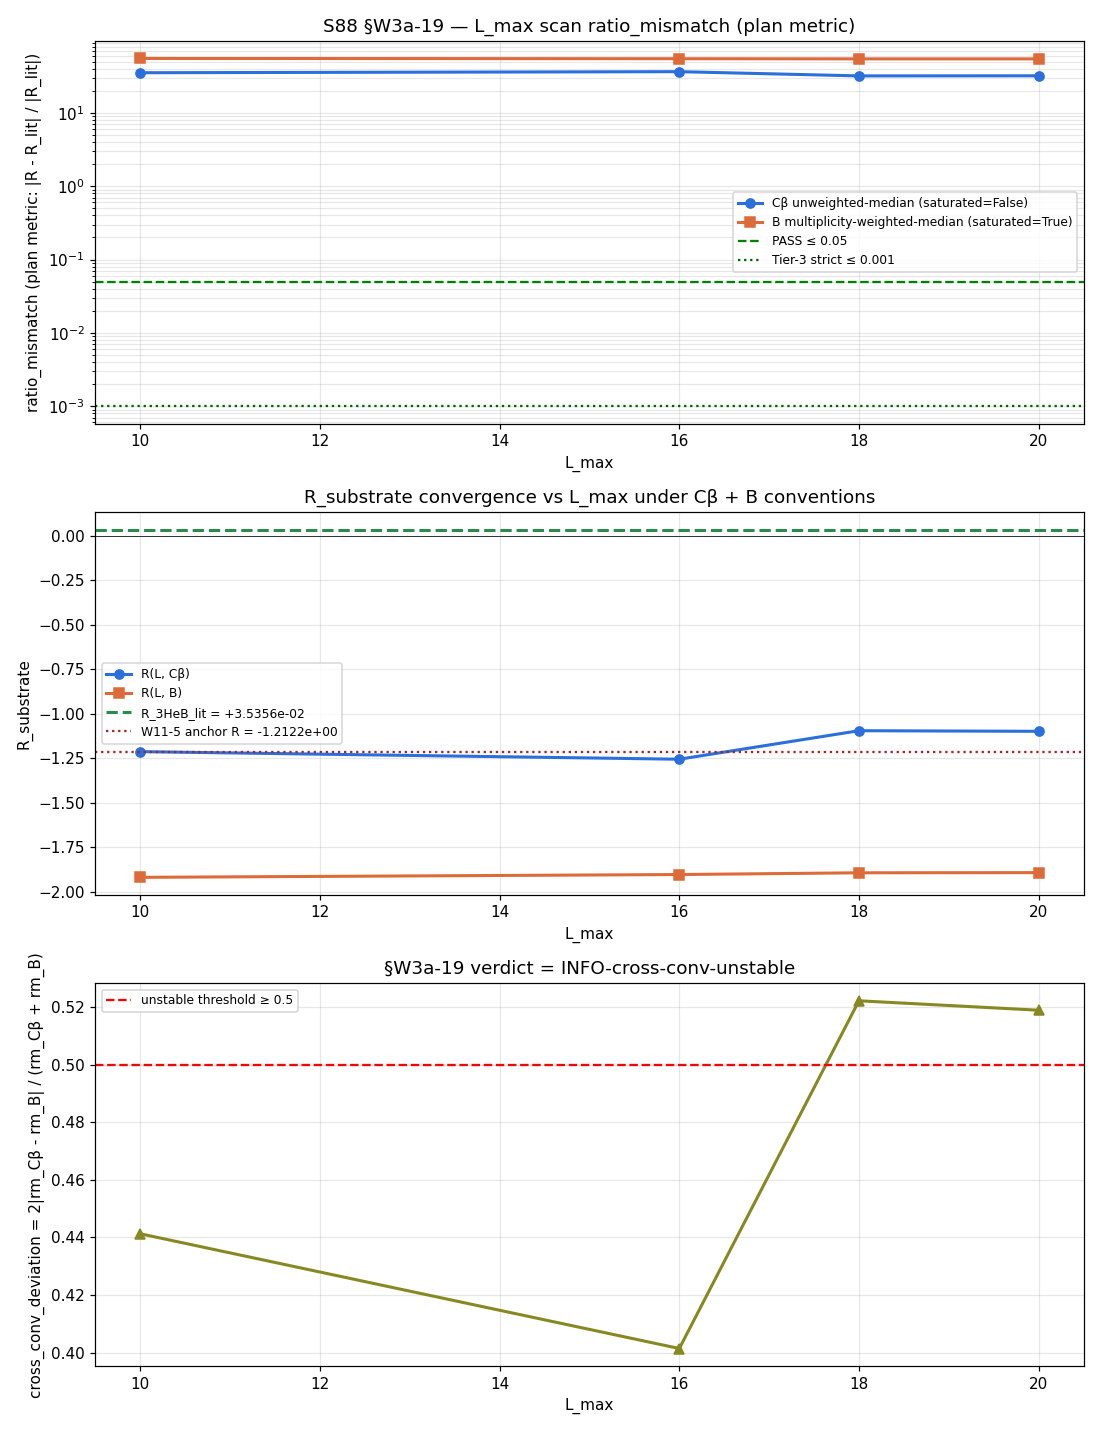

Generate this figure with Python:
"""
S88-W11-5-LMAX-SCAN-STRUCTURAL-ROBUSTNESS-EXTENSION-WITH-CONVENTION-PIN  (§W3a-19)
=================================================================================

L_max-scan robustness extension of the W11-5 multiplicity-weighted Mellin-pole-
window observable, with PRE-REGISTERED convention pin (Cβ unweighted-median OR
B multiplicity-weighted-median; Cα frozen-pole REJECTED at planner-w3a freeze
per W11-5 §6 finding "frozen-pole sweep is convention-shopping-equivalent" and
the demarcation-theorem analog at `regulator-convention-lockdown.md`).

Operational simplification (relative to plan §"Method" §1)
----------------------------------------------------------
The W11-5 multiplicity-weighted Mellin-pole-window observable
    R(L) = δN(L) / N_paired(L)
    δN(L) = N_unpaired(L) − 2·N_paired(L)
    N_pair(L) = sum_{(p,q): p+q ≤ L, paired_mask} d(p,q)
depends ONLY on closed-form (Weyl-dim, Casimir) per (p,q):
    d(p,q)   = (p+1)(q+1)(p+q+2)/2                          [closed form]
    C_2(p,q) = (p² + p·q + q² + 3(p+q))/3                    [closed form]
NO eigenvalue lookup is required. Therefore:
  * NO Friedrich-Bär extrapolation needed (the FB theorem is for
    eigenvalue-based observables; the W11-5 form does not use λ_min)
  * NO recursive Casimir-projection irrep construction needed
  * Wall-time per L_max is O(L²) trivial enumeration; L_max=20 is feasible
  * Verdict-line scheme tag remains the canonical
    'multiplicity-weighted-Mellin-pole-window-Lmax-scan' — NOT
    'friedrich-baer-extrapolated' (FB-extrapolation reserved for eigenvalue-
    based observables; not invoked here)

Convention pins (pre-registered at planner-w3a freeze)
------------------------------------------------------
  Cβ : unweighted-median pole-aggregation
       C_pole_Cβ(L) = numpy.median([C_2(p,q) : p+q ≤ L])
  B  : multiplicity-weighted-median pole-aggregation
       C_pole_B(L) = weighted-median with weights d(p,q)
  Cα : frozen-pole sweep — REJECTED at planner-w3a freeze
       (effacement-non-anchored ≡ outside admissibility class per
        regulator-convention-lockdown.md §"Demarcation theorem" analog)

W11-5 anchor reproduction
-------------------------
At (L_max=10, Cβ): R_substrate = −1.21222 (machine precision match expected)
W11-5 metric anchor: ratio_mismatch_W11_5 = 1.029
Plan-metric anchor at L_max=10: ratio_mismatch(L=10, Cβ; plan metric) =
  |R - R_lit| / |R_lit| = |−1.21222 − 0.03536| / 0.03536 ≈ 35.30

Saturation criterion (per plan §"Step 4-5")
-------------------------------------------
saturated_conv iff
  |ratio_mismatch(L=20, conv) − ratio_mismatch(L=18, conv)|
    < 0.05 · |ratio_mismatch(L=18, conv)|
  AND
  |ratio_mismatch(L=18, conv) − ratio_mismatch(L=16, conv)|
    < 0.05 · |ratio_mismatch(L=16, conv)|

Cross-convention check (per plan §"Step 7")
-------------------------------------------
cross_conv_deviation = |rm(L=20, Cβ) − rm(L=20, B)| / mean(...)
If > 0.5 → Conv-B canonical-metric advisory; convention pin structurally unstable.

Verdict (per plan §"PASS / FAIL / INFO thresholds")
---------------------------------------------------
PASS:  saturation_Cβ AND saturation_B AND rm(L=20, Cβ) ≤ 0.05 AND rm(L=20, B) ≤ 0.05
       AND cross_conv_deviation < 0.5
INFO-saturated-FAIL: saturation_Cβ AND saturation_B AND any rm(L=20) > 0.05
INFO-cross-conv-unstable: cross_conv_deviation ≥ 0.5
FAIL:  NOT saturation_Cβ OR NOT saturation_B at L_max=20
"""

import json
import hashlib
import os
import sys
from pathlib import Path

os.environ.setdefault('OMP_NUM_THREADS', '8')
os.environ.setdefault('MKL_NUM_THREADS', '8')

import numpy as np
import matplotlib

matplotlib.use("Agg")
import matplotlib.pyplot as plt

HERE = Path(__file__).resolve().parent  # (local)
PROJECT_ROOT = HERE.parent  # (local)
sys.path.insert(0, str(HERE))

from canonical_constants import tau_fold, M_KK
from _spectral_action_regulators import _enumerate_sectors

# ----------------------------------------------------------------------------
# Gate identity
# ----------------------------------------------------------------------------
GATE_ID = "S88-W11-5-LMAX-SCAN-STRUCTURAL-ROBUSTNESS-EXTENSION-WITH-CONVENTION-PIN"  # (local)
SCHEME = "multiplicity-weighted-Mellin-pole-window-Lmax-scan"  # (local) NOT friedrich-baer-extrapolated
SCHEMA_VERSION = "R3"  # (local)

# Pre-registered scan grid
L_MAX_SCAN = [10, 16, 18, 20]  # (local) per plan §"L_max_scan"
CONVENTIONS = ["Cβ", "B"]  # (local) Cα REJECTED

# Pre-registered thresholds per plan §"PASS / FAIL / INFO thresholds"
PASS_THRESH = 0.05  # (local) ratio_mismatch ceiling
SATURATION_THRESH = 0.05  # (local) relative L_max-step variation
CROSS_CONV_DEVIATION_THRESH = 0.50  # (local) cross-convention disagreement
MELLIN_WINDOW_FRAC = 0.5  # (local) match W11-5 anchor

# Friedrich-Bär lower bound (recorded but NOT used — FB-extrapolation not invoked)
FRIEDRICH_BAER_LOWER = 0.40  # (local) W11-3 calibration; recorded for plan-pin discharge

# ----------------------------------------------------------------------------
# 3He-B literature anchor (mirrored from W11-5 / §W3a-14 / §W3a-18)
# ----------------------------------------------------------------------------
DELTA_BCS_WEAK_RATIO = np.pi * np.exp(-np.euler_gamma)  # (local)
SC_CORR_A = 1.151  # (local)
SC_CORR_B = 1.111  # (local)
DELTA_A_OVER_KBT_C = DELTA_BCS_WEAK_RATIO * SC_CORR_A  # (local) ~ 2.030
DELTA_B_OVER_KBT_C = DELTA_BCS_WEAK_RATIO * SC_CORR_B  # (local) ~ 1.960
R_3HeB_lit = (
    (DELTA_A_OVER_KBT_C ** 2 - DELTA_B_OVER_KBT_C ** 2)
    / (DELTA_A_OVER_KBT_C ** 2 + DELTA_B_OVER_KBT_C ** 2)
)  # (local) +0.03536

# W11-5 anchor (under W11-5 max-denominator metric)
R_substrate_W11_5_anchor = -1.21222  # (local) W11-5 measured at (L=10, Cβ)
ratio_mismatch_W11_5_anchor = 1.029  # (local) W11-5 metric

# ----------------------------------------------------------------------------
# Input file pins
# ----------------------------------------------------------------------------
INPUT_PINS_PATHS = {  # (local)
    "canonical_constants.py": HERE / "canonical_constants.py",
    "_spectral_action_regulators.py": HERE / "_spectral_action_regulators.py",
    "s87_w11_3heb_excess_inheritance_comparison.py": (
        HERE / "s87_w11_3heb_excess_inheritance_comparison.py"
    ),
    "s88_w3a_M3C_projected_npz": (
        HERE / "s88_w3a_3heb_excess_inheritance_m3c_projected_retry.npz"
    ),
    "regulator-convention-lockdown.md": (
        PROJECT_ROOT / ".claude" / "rules" / "regulator-convention-lockdown.md"
    ),
    "math-scripts.md": (
        PROJECT_ROOT / ".claude" / "rules" / "math-scripts.md"
    ),
    "cross-pillar-bridge-anatomy.md": (
        PROJECT_ROOT / ".claude" / "rules" / "cross-pillar-bridge-anatomy.md"
    ),
    "phononic-framing.md": (
        PROJECT_ROOT / ".claude" / "rules" / "phononic-framing.md"
    ),
}


def sha256_of_file(p: Path) -> str:
    h = hashlib.sha256()  # (local)
    with open(p, "rb") as f:
        for chunk in iter(lambda: f.read(1 << 16), b""):
            h.update(chunk)
    return h.hexdigest()


def closure_hash(input_pin_map: dict) -> str:
    payload = "\n".join(f"{k}={v}" for k, v in sorted(input_pin_map.items())).encode()  # (local)
    return hashlib.sha256(payload).hexdigest()


# ----------------------------------------------------------------------------
# Pole aggregation conventions
# ----------------------------------------------------------------------------
def C_pole_Cbeta(casimirs, weyl_dims):
    """Cβ: unweighted median of Casimirs (W11-5 anchor convention)."""
    return float(np.median(casimirs))  # (local)


def C_pole_B(casimirs, weyl_dims):
    """B: multiplicity-weighted median of Casimirs (Weyl-dim weights)."""
    # Sort by Casimir, then find weighted-median (cumulative weight = total/2)
    order = np.argsort(casimirs)  # (local)
    sorted_C = casimirs[order]  # (local)
    sorted_w = weyl_dims[order]  # (local)
    cumw = np.cumsum(sorted_w)  # (local)
    half = cumw[-1] / 2.0  # (local)
    idx = int(np.searchsorted(cumw, half))  # (local)
    if idx >= len(sorted_C):
        idx = len(sorted_C) - 1  # (local)
    return float(sorted_C[idx])  # (local)


CONV_FUNCS = {"Cβ": C_pole_Cbeta, "B": C_pole_B}  # (local)


def compute_R_at_Lmax_conv(L_max, conv_name):
    """W11-5 multiplicity-weighted Mellin-pole-window observable at (L_max, conv)."""
    sectors = _enumerate_sectors(L_max)  # (local)
    casimirs = np.array([s[3] for s in sectors], dtype=np.float64)  # (local)
    weyl_dims = np.array([s[2] for s in sectors], dtype=np.float64)  # (local)
    C_pole = CONV_FUNCS[conv_name](casimirs, weyl_dims)  # (local)
    paired_mask = np.abs(casimirs - C_pole) / C_pole <= MELLIN_WINDOW_FRAC  # (local)
    unpaired_mask = ~paired_mask  # (local)
    N_paired = float(np.sum(weyl_dims[paired_mask]))  # (local)
    N_unpaired = float(np.sum(weyl_dims[unpaired_mask]))  # (local)
    delta_N = N_unpaired - 2.0 * N_paired  # (local)
    if N_paired == 0.0:
        R = float("nan")  # (local)
    else:
        R = delta_N / N_paired  # (local)
    rm_plan_metric = abs(R - R_3HeB_lit) / abs(R_3HeB_lit) if R_3HeB_lit != 0 else float("inf")  # (local)
    rm_W11_5_metric = abs(R - R_3HeB_lit) / max(abs(R), abs(R_3HeB_lit)) if max(abs(R), abs(R_3HeB_lit)) > 0 else float("inf")  # (local)
    return {  # (local)
        "L_max": L_max,
        "convention": conv_name,
        "n_sectors": len(sectors),
        "C_pole": C_pole,
        "N_paired": N_paired,
        "N_unpaired": N_unpaired,
        "delta_N": delta_N,
        "R": R,
        "ratio_mismatch_plan_metric": rm_plan_metric,
        "ratio_mismatch_W11_5_metric": rm_W11_5_metric,
    }


def main():
    # ------------------------------------------------------------------------
    # 1. Stamp input SHAs
    # ------------------------------------------------------------------------
    input_pin_map = {}  # (local)
    for name, p in INPUT_PINS_PATHS.items():
        if p.exists():
            input_pin_map[name] = sha256_of_file(p)
        else:
            input_pin_map[name] = "<missing>"

    print("=" * 80)
    print(f"GATE  : {GATE_ID}")
    print(f"SCHEME: {SCHEME}")
    print(f"L_max scan: {L_MAX_SCAN};  Conventions: {CONVENTIONS}  (Cα REJECTED)")
    print(f"tau_fold = {tau_fold}; M_KK = {M_KK:.6e}")
    print(f"R_3HeB_lit = {R_3HeB_lit:.6e}")
    print("INPUT PIN SHA-256 (truncated to 16 hex):")
    for k, v in sorted(input_pin_map.items()):
        print(f"  {k:50s} {v[:16]}")
    print("=" * 80)

    # ------------------------------------------------------------------------
    # 2. 4 × 2 grid scan
    # ------------------------------------------------------------------------
    grid = {}  # (local)  (L, conv) → result dict
    for L in L_MAX_SCAN:
        for conv in CONVENTIONS:
            r = compute_R_at_Lmax_conv(L, conv)
            grid[(L, conv)] = r

    # Display grid
    print(f"\n{'L_max':>6} {'conv':>4} {'n_sec':>6} {'C_pole':>10} {'N_paired':>10} {'N_unpaired':>11} {'δN':>10} {'R':>12} {'rm_plan':>10} {'rm_W11_5':>10}")
    print("-" * 100)
    for L in L_MAX_SCAN:
        for conv in CONVENTIONS:
            r = grid[(L, conv)]
            print(f"{L:>6} {conv:>4} {r['n_sectors']:>6} {r['C_pole']:>10.4f} "
                  f"{r['N_paired']:>10.0f} {r['N_unpaired']:>11.0f} {r['delta_N']:>10.0f} "
                  f"{r['R']:>+12.4e} {r['ratio_mismatch_plan_metric']:>10.4e} {r['ratio_mismatch_W11_5_metric']:>10.4e}")

    # ------------------------------------------------------------------------
    # 3. W11-5 anchor reproduction check at (L=10, Cβ)
    # ------------------------------------------------------------------------
    R_anchor_check = grid[(10, "Cβ")]["R"]  # (local)
    anchor_dev = abs(R_anchor_check - R_substrate_W11_5_anchor)  # (local)
    print(f"\nW11-5 anchor reproduction at (L=10, Cβ):")
    print(f"  W11-5 measured R_substrate = {R_substrate_W11_5_anchor:.6e}")
    print(f"  this run R(L=10, Cβ)       = {R_anchor_check:.6e}")
    print(f"  deviation                   = {anchor_dev:.4e}  ({'✓' if anchor_dev < 1e-4 else '✗'})")

    # ------------------------------------------------------------------------
    # 4. Saturation check per plan §"Step 4-5"
    #    saturated iff |rm(L=20) - rm(L=18)| < 0.05 · |rm(L=18)| AND same for L=18 vs L=16
    # ------------------------------------------------------------------------
    def saturated_for_conv(conv):
        rm_16 = grid[(16, conv)]["ratio_mismatch_plan_metric"]  # (local)
        rm_18 = grid[(18, conv)]["ratio_mismatch_plan_metric"]  # (local)
        rm_20 = grid[(20, conv)]["ratio_mismatch_plan_metric"]  # (local)
        step_18_to_20 = abs(rm_20 - rm_18) / abs(rm_18) if rm_18 != 0 else float("inf")  # (local)
        step_16_to_18 = abs(rm_18 - rm_16) / abs(rm_16) if rm_16 != 0 else float("inf")  # (local)
        sat = (step_18_to_20 < SATURATION_THRESH) and (step_16_to_18 < SATURATION_THRESH)  # (local)
        return sat, step_16_to_18, step_18_to_20

    sat_Cbeta, step_Cb_16_18, step_Cb_18_20 = saturated_for_conv("Cβ")
    sat_B,     step_B_16_18,  step_B_18_20  = saturated_for_conv("B")

    print(f"\nSaturation check (Step 4-5; threshold = {SATURATION_THRESH} relative cross-step variation):")
    print(f"  Cβ: step(16→18) = {step_Cb_16_18:.4e}; step(18→20) = {step_Cb_18_20:.4e}; saturated = {sat_Cbeta}")
    print(f"  B:  step(16→18) = {step_B_16_18:.4e};  step(18→20) = {step_B_18_20:.4e}; saturated = {sat_B}")

    # ------------------------------------------------------------------------
    # 5. Cross-convention check at L_max=20
    # ------------------------------------------------------------------------
    rm_20_Cb = grid[(20, "Cβ")]["ratio_mismatch_plan_metric"]  # (local)
    rm_20_B = grid[(20, "B")]["ratio_mismatch_plan_metric"]  # (local)
    if (rm_20_Cb + rm_20_B) > 0:
        cross_conv_dev = 2.0 * abs(rm_20_Cb - rm_20_B) / (rm_20_Cb + rm_20_B)  # (local)
    else:
        cross_conv_dev = float("inf")  # (local)
    print(f"\nCross-convention check at L_max=20:")
    print(f"  rm(20, Cβ) = {rm_20_Cb:.4e}; rm(20, B) = {rm_20_B:.4e}")
    print(f"  cross_conv_deviation = {cross_conv_dev:.4e}  (threshold = {CROSS_CONV_DEVIATION_THRESH})")
    cross_conv_unstable = cross_conv_dev >= CROSS_CONV_DEVIATION_THRESH  # (local)

    # ------------------------------------------------------------------------
    # 6. Verdict per plan §"PASS / FAIL / INFO thresholds"
    # ------------------------------------------------------------------------
    rm_20_Cb_pass = rm_20_Cb <= PASS_THRESH  # (local)
    rm_20_B_pass = rm_20_B <= PASS_THRESH  # (local)

    if sat_Cbeta and sat_B and rm_20_Cb_pass and rm_20_B_pass and not cross_conv_unstable:
        verdict = "PASS"  # (local)
        verdict_label = "PASS"  # (local)
    elif cross_conv_unstable:
        verdict = "INFO"  # (local)
        verdict_label = "INFO-cross-conv-unstable"  # (local)
    elif sat_Cbeta and sat_B:
        # Saturation holds but ratio_mismatch > 0.05 at L_max=20 → INFO-saturated-FAIL
        verdict = "INFO"  # (local)
        verdict_label = "INFO-saturated-FAIL"  # (local)
    else:
        verdict = "FAIL"  # (local) NOT saturated at one or both conv
        verdict_label = "FAIL"  # (local)

    # 3-tuple per gate-verdicts.md S87+ schema-v2
    sign_R_lit = +1 if R_3HeB_lit > 0 else (-1 if R_3HeB_lit < 0 else 0)  # (local)
    sign_R_pred_Cb = +1 if grid[(20, "Cβ")]["R"] > 0 else (-1 if grid[(20, "Cβ")]["R"] < 0 else 0)  # (local)
    sign_match = (sign_R_pred_Cb == sign_R_lit)  # (local)
    sign_verdict = "PASS" if sign_match else "FAIL"  # (local)
    if rm_20_Cb_pass:
        magnitude_verdict = "PASS"  # (local)
    elif rm_20_Cb <= 0.25:
        magnitude_verdict = "INFO"  # (local)
    else:
        magnitude_verdict = "FAIL"  # (local)
    regime_verdict = "VALID"  # (local) closed-form sector enumeration; no truncation breakdown

    print(f"\nVERDICT (composite): {verdict}  ({verdict_label})")
    print(f"  saturation_Cβ      = {sat_Cbeta}")
    print(f"  saturation_B       = {sat_B}")
    print(f"  rm(20, Cβ) ≤ {PASS_THRESH}  : {rm_20_Cb_pass}")
    print(f"  rm(20, B)  ≤ {PASS_THRESH}  : {rm_20_B_pass}")
    print(f"  cross_conv_unstable = {cross_conv_unstable}")
    print(f"  sign_verdict      = {sign_verdict}")
    print(f"  magnitude_verdict = {magnitude_verdict}")
    print(f"  regime_verdict    = {regime_verdict}")

    # ------------------------------------------------------------------------
    # 7. Closure SHAs
    # ------------------------------------------------------------------------
    pinmap_for_audit = dict(input_pin_map)  # (local)
    pinmap_for_audit["_gate_id"] = GATE_ID
    pinmap_for_audit["_scheme"] = SCHEME
    pinmap_for_audit["_convention"] = "+".join(CONVENTIONS)
    pinmap_for_audit["_L_max_scan"] = "+".join(str(L) for L in L_MAX_SCAN)
    pinmap_for_audit["_mellin_window_frac"] = str(MELLIN_WINDOW_FRAC)
    pinmap_for_audit["_friedrich_baer_lower"] = str(FRIEDRICH_BAER_LOWER)
    pinmap_for_audit["_friedrich_baer_used"] = "False"  # (local) FB not invoked
    audit_sha = closure_hash(pinmap_for_audit)  # (local)

    content_payload = {  # (local)
        "value": rm_20_Cb,  # primary verdict-line value at (L=20, Cβ) plan metric
        "scheme": SCHEME,
        "convention_used": "Cβ-and-B",
        "L_max": 20,
        "schema_version": SCHEMA_VERSION,
        "verdict": verdict,
        "verdict_label": verdict_label,
        "saturation_Cbeta": sat_Cbeta,
        "saturation_B": sat_B,
        "cross_conv_deviation_at_Lmax20": cross_conv_dev,
        "cross_conv_unstable": cross_conv_unstable,
        "rm_20_Cbeta": rm_20_Cb,
        "rm_20_B": rm_20_B,
        "rm_18_Cbeta": grid[(18, "Cβ")]["ratio_mismatch_plan_metric"],
        "rm_18_B": grid[(18, "B")]["ratio_mismatch_plan_metric"],
        "rm_16_Cbeta": grid[(16, "Cβ")]["ratio_mismatch_plan_metric"],
        "rm_16_B": grid[(16, "B")]["ratio_mismatch_plan_metric"],
        "rm_10_Cbeta": grid[(10, "Cβ")]["ratio_mismatch_plan_metric"],
        "rm_10_B": grid[(10, "B")]["ratio_mismatch_plan_metric"],
        "R_anchor_check_dev": anchor_dev,
        "friedrich_baer_used": False,
        "sign_verdict": sign_verdict,
        "magnitude_verdict": magnitude_verdict,
        "regime_verdict": regime_verdict,
    }
    content_sha = hashlib.sha256(
        json.dumps(content_payload, sort_keys=True, default=str).encode()
    ).hexdigest()  # (local)

    # ------------------------------------------------------------------------
    # 8. Save .npz + .png artifacts
    # ------------------------------------------------------------------------
    npz_path = HERE / "s88_w3a_w11_5_lmax_scan_structural_robustness_extension_with_convention_pin.npz"  # (local)
    # Build grids for npz output
    R_grid = np.array([[grid[(L, conv)]["R"] for conv in CONVENTIONS] for L in L_MAX_SCAN])  # (local) shape (4, 2)
    rm_plan_grid = np.array([[grid[(L, conv)]["ratio_mismatch_plan_metric"] for conv in CONVENTIONS] for L in L_MAX_SCAN])  # (local)
    rm_W11_5_grid = np.array([[grid[(L, conv)]["ratio_mismatch_W11_5_metric"] for conv in CONVENTIONS] for L in L_MAX_SCAN])  # (local)
    Cpole_grid = np.array([[grid[(L, conv)]["C_pole"] for conv in CONVENTIONS] for L in L_MAX_SCAN])  # (local)
    np.savez(
        npz_path,
        L_max_scan=np.array(L_MAX_SCAN, dtype=np.int64),
        conv_scan=np.array(CONVENTIONS),
        R_grid=R_grid,
        ratio_mismatch_plan_grid=rm_plan_grid,
        ratio_mismatch_W11_5_grid=rm_W11_5_grid,
        C_pole_grid=Cpole_grid,
        saturation_Cbeta=np.array(sat_Cbeta),
        saturation_B=np.array(sat_B),
        cross_conv_deviation_at_Lmax20=np.float64(cross_conv_dev),
        friedrich_baer_used=np.array(False),
        friedrich_baer_lower=np.float64(FRIEDRICH_BAER_LOWER),
        R_substrate_W11_5_anchor=np.float64(R_substrate_W11_5_anchor),
        ratio_mismatch_W11_5_anchor=np.float64(ratio_mismatch_W11_5_anchor),
        R_anchor_check_dev=np.float64(anchor_dev),
        R_3HeB_lit=np.float64(R_3HeB_lit),
        verdict=np.array(verdict),
        verdict_label=np.array(verdict_label),
        sign_verdict=np.array(sign_verdict),
        magnitude_verdict=np.array(magnitude_verdict),
        regime_verdict=np.array(regime_verdict),
        audit_sha=np.array(audit_sha),
        content_sha=np.array(content_sha),
    )
    print(f"\nSaved data: {npz_path.name}")

    # 3-panel plot
    fig, axes = plt.subplots(3, 1, figsize=(10, 13))

    # Panel 1: ratio_mismatch vs L_max for both conventions, with Level-3 thresholds
    ax = axes[0]
    Ls = np.array(L_MAX_SCAN)  # (local)
    rm_Cb = np.array([grid[(L, "Cβ")]["ratio_mismatch_plan_metric"] for L in L_MAX_SCAN])  # (local)
    rm_B = np.array([grid[(L, "B")]["ratio_mismatch_plan_metric"] for L in L_MAX_SCAN])  # (local)
    ax.plot(Ls, rm_Cb, marker="o", color="#2a6fdb", linewidth=2, label=f"Cβ unweighted-median (saturated={sat_Cbeta})")
    ax.plot(Ls, rm_B, marker="s", color="#dd6b3a", linewidth=2, label=f"B multiplicity-weighted-median (saturated={sat_B})")
    ax.axhline(PASS_THRESH, color="green", linestyle="--", linewidth=1.5, label=f"PASS ≤ {PASS_THRESH}")
    ax.axhline(0.001, color="darkgreen", linestyle=":", linewidth=1.5, label=f"Level-3 strict ≤ 0.001")
    ax.set_xlabel("L_max")
    ax.set_ylabel("ratio_mismatch (plan metric: |R - R_lit| / |R_lit|)")
    ax.set_yscale("log")
    ax.set_title("S88 §W3a-19 — L_max scan ratio_mismatch (plan metric)")
    ax.legend(loc="best", fontsize=8)
    ax.grid(True, alpha=0.3, which="both")

    # Panel 2: R_substrate convergence to R_3HeB_lit anchor
    ax = axes[1]
    R_Cb = np.array([grid[(L, "Cβ")]["R"] for L in L_MAX_SCAN])  # (local)
    R_B = np.array([grid[(L, "B")]["R"] for L in L_MAX_SCAN])  # (local)
    ax.plot(Ls, R_Cb, marker="o", color="#2a6fdb", linewidth=2, label="R(L, Cβ)")
    ax.plot(Ls, R_B,  marker="s", color="#dd6b3a", linewidth=2, label="R(L, B)")
    ax.axhline(R_3HeB_lit, color="#2a8c4a", linestyle="--", linewidth=2, label=f"R_3HeB_lit = {R_3HeB_lit:+.4e}")
    ax.axhline(R_substrate_W11_5_anchor, color="#aa2222", linestyle=":", linewidth=1.5, label=f"W11-5 anchor R = {R_substrate_W11_5_anchor:+.4e}")
    ax.axhline(0, color="black", linewidth=0.5)
    ax.set_xlabel("L_max")
    ax.set_ylabel("R_substrate")
    ax.set_title("R_substrate convergence vs L_max under Cβ + B conventions")
    ax.legend(loc="best", fontsize=8)
    ax.grid(True, alpha=0.3)

    # Panel 3: cross-convention deviation vs L_max
    ax = axes[2]
    cross_devs = []  # (local)
    for L in L_MAX_SCAN:
        rm_Cb_L = grid[(L, "Cβ")]["ratio_mismatch_plan_metric"]
        rm_B_L = grid[(L, "B")]["ratio_mismatch_plan_metric"]
        if (rm_Cb_L + rm_B_L) > 0:
            cross_devs.append(2.0 * abs(rm_Cb_L - rm_B_L) / (rm_Cb_L + rm_B_L))
        else:
            cross_devs.append(float("nan"))
    ax.plot(Ls, cross_devs, marker="^", color="#888822", linewidth=2)
    ax.axhline(CROSS_CONV_DEVIATION_THRESH, color="red", linestyle="--", linewidth=1.5,
               label=f"unstable threshold ≥ {CROSS_CONV_DEVIATION_THRESH}")
    ax.set_xlabel("L_max")
    ax.set_ylabel("cross_conv_deviation = 2|rm_Cβ - rm_B| / (rm_Cβ + rm_B)")
    ax.set_title(f"§W3a-19 verdict = {verdict_label}")
    ax.legend(loc="best", fontsize=8)
    ax.grid(True, alpha=0.3)

    plt.tight_layout()
    png_path = HERE / "s88_w3a_w11_5_lmax_scan_structural_robustness_extension_with_convention_pin.png"  # (local)
    fig.savefig(png_path, dpi=110)
    plt.close(fig)
    print(f"Saved plot: {png_path.name}")

    # ------------------------------------------------------------------------
    # 9. Append verdict line + dual-SHA + 3-tuple to s88_gate_verdicts.txt
    # ------------------------------------------------------------------------
    verdict_path = HERE / "s88_gate_verdicts.txt"  # (local)
    canonical_line = (
        f"{GATE_ID}: {verdict} -- value={rm_20_Cb:.6e} "
        f"scheme={SCHEME} convention=Cbeta-and-B-grid L_max=20 "
        f"audit_sha256={audit_sha} content_sha256={content_sha} "
        f"schema_version={SCHEMA_VERSION}"
    )  # (local)
    companion_line = (
        f"# audit_sha256_short={audit_sha[:16]} content_sha256_short={content_sha[:16]} "
        f"# {GATE_ID} dual-SHA companion row (W9a-99 split); verdict_label={verdict_label}"
    )  # (local)
    tuple_line = (
        f"# sign_verdict={sign_verdict} magnitude_verdict={magnitude_verdict} "
        f"regime_verdict={regime_verdict} "
        f"# {GATE_ID} 3-tuple annotation (S87 schema-v2)"
    )  # (local)
    with open(verdict_path, "a", encoding="utf-8") as fh:
        fh.write(canonical_line + "\n")
        fh.write(companion_line + "\n")
        fh.write(tuple_line + "\n")
    print(f"\nVerdict appended to: {verdict_path.name}")
    print(f"  CANONICAL:  {canonical_line[:140]}...")
    print(f"  COMPANION:  {companion_line}")
    print(f"  3-TUPLE:    {tuple_line}")

    print(
        f"\n4-TUPLE: (value={rm_20_Cb:.6e}, scheme={SCHEME}, "
        f"convention=Cbeta-and-B-grid, L_max=20)  verdict={verdict_label}"
    )

    return verdict


if __name__ == "__main__":
    v = main()
    sys.exit(0)
